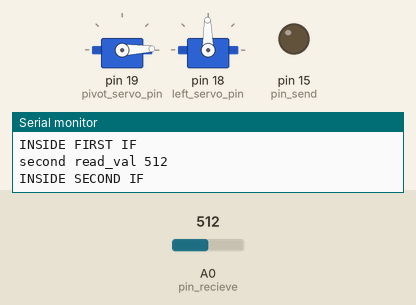
Simulated run of this sketch. Board: Arduino Uno, built with avr-gcc and run on an emulated ATmega328P. Shown: 2 × servo, output pins drawn as LEDs (lit = HIGH), the last lines printed to the serial monitor. Inputs (shaded band) come from the test bench; at power-on: A0 (pin_recieve) = 512.

Above: at 7.0 s.
7.1 s: A0 (pin_recieve) set to 489
At 9.1 s:
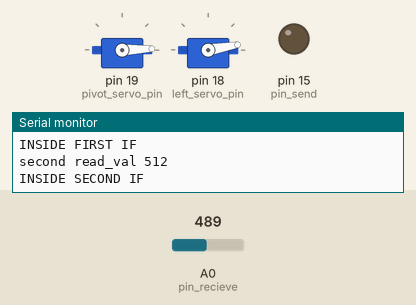
12.8 s: A0 (pin_recieve) set to 510
At 19.6 s:
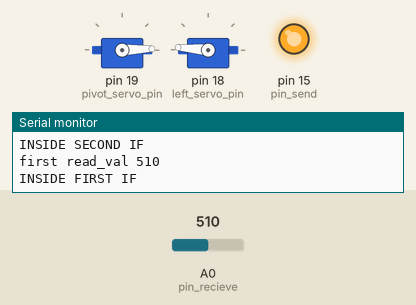
23.3 s: A0 (pin_recieve) set to 490
At 24.5 s:
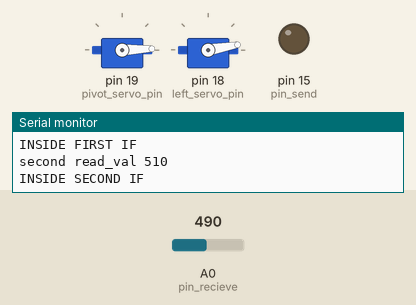
29.0 s: A0 (pin_recieve) set to 511
At 37.4 s:
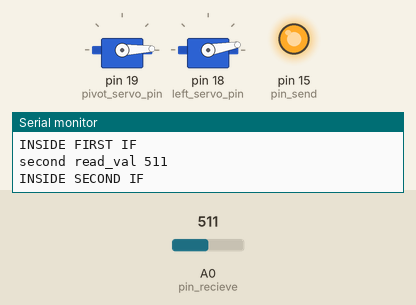
39.5 s: A0 (pin_recieve) set to 0
45.2 s: A0 (pin_recieve) set to 716
At 50.1 s:
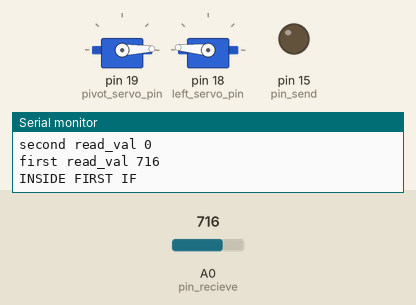
Timing chart, 0 to 56.7 s (numbered marks = the images above; inputs shaded):
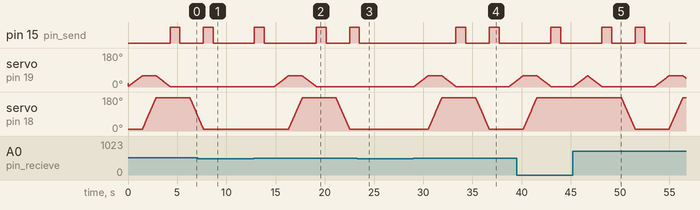

Measured:
- the behaviour switches between 501 and 500 on A0 (pin_recieve) (found by bisection; images 0 and 1)
- after the input at 7.1 s, servo on pin 19 (pivot_servo_pin): stays 2° (without the input it goes to 3° after 2.6 s); servo on pin 18 (left_servo_pin): goes on until 7.7 s, then stays 10°
- after the input at 12.8 s, pin 15 (pin_send): goes HIGH 1.0 s, LOW 5.3 s, HIGH 1.0 s, LOW 2.4 s, then HIGH, starting after 0.05 s; servo on pin 19 (pivot_servo_pin): rises from 2° to 60° in 1.4 s, then falls to 2° in 2.8 s; servo on pin 18 (left_servo_pin): rises from 10° to 175° in 1.4 s, then falls to 10° in 4.8 s
- after the input at 23.3 s, servo on pin 19 (pivot_servo_pin): stays 2° (without the input it goes to 3° after 1.2 s); servo on pin 18 (left_servo_pin): stays 10° (without the input it goes to 13° after 2.7 s)
- after the input at 29.0 s, pin 15 (pin_send): alternates HIGH for 1.0 s and LOW for 2.4 s, starting after 4.3 s; servo on pin 18 (left_servo_pin): rises from 10° to 175° in 1.4 s, then falls to 10° in 4.8 s
- by itself, servo on pin 18 (left_servo_pin): rises from 10° to 175° in 1.4 s, then falls to 79° in 4.3 s

The sketch:

grant_sunil_s_servo_code.ino
```cpp
//start
#include <Servo.h>
int pivot_flag=0;
unsigned long currentMillis = 0;
unsigned long previousMillis = 0;
unsigned long millistimer = 50;//50,500


int pivot_servo_pin = 19;
int left_servo_pin = 18;
int pin_recieve = 14;
int pin_send = 15;

void Pivot_Movement();
void timer_delay();


Servo pivot_servo;
Servo left_servo;


void setup(){
  Serial.begin(9600);

  pivot_servo.attach(pivot_servo_pin);
  left_servo.attach(left_servo_pin);

  pinMode(pivot_servo_pin,OUTPUT);
  pinMode(left_servo_pin,OUTPUT);
  pinMode(pin_send,OUTPUT);
  pinMode(pin_recieve,INPUT);

  digitalWrite(pin_send,LOW);

  pivot_servo.write(20);
  left_servo.write(10);

}


int pivot_angle=2;//20
int left_angle=10;

int read_val;
int bool_stop = 0;
void loop(){


  //if(1){
  //if(digitalRead(pin_recieve)==HIGH){
  //if (bool_stop == 0){
  read_val = analogRead(pin_recieve);
  Serial.print("first read_val " );
  Serial.println(read_val);

  if (read_val > 500){//126
  Serial.println("INSIDE FIRST IF");
  Pivot_Movement();
  digitalWrite(pin_send,HIGH);
  timer_delay(1000);
  digitalWrite(pin_send,LOW);
  timer_delay(1000);
  }
  //bool_stop = 1;
  //}//if bool_stop

  //if(1){
  //if(digitalRead(pin_recieve)==HIGH){
  //if (bool_stop == 1){
  read_val = analogRead(pin_recieve);
  Serial.print("second read_val " );
  Serial.println(read_val);

  if(read_val > 500){//126
  Serial.println("INSIDE SECOND IF");
  //Pivot_actual_inverse();
  Pivot_Movement_inverse();
  digitalWrite(pin_send,HIGH);
  timer_delay(1000);
  digitalWrite(pin_send,LOW);
  timer_delay(1000);
  }
  //bool_stop = 0;

  //}//bool_stop


}


void timer_delay(unsigned long ms){
currentMillis=millis();
previousMillis=currentMillis;
while(currentMillis-previousMillis<ms){currentMillis=millis();}
}


void Pivot_Movement(){
while (pivot_angle<60){
  timer_delay(25);
  pivot_angle=pivot_angle+1;
  pivot_servo.write(pivot_angle);
  left_servo.write(left_angle);
}//end of while

while (left_angle<175){
currentMillis = millis();
  timer_delay(25);
  left_angle=left_angle+3;
  pivot_servo.write(pivot_angle);
  left_servo.write(left_angle);
  }//end of while

while (pivot_angle>2){
  timer_delay(25);
  pivot_angle=pivot_angle-1;
  pivot_servo.write(pivot_angle);
  left_servo.write(left_angle);

}
}//end of func


void Pivot_actual_inverse(){
while (pivot_angle<60){
  timer_delay(25);
  pivot_angle=pivot_angle+1;
  pivot_servo.write(pivot_angle);
  left_servo.write(left_angle);
}//end of while

while (left_angle>10){
currentMillis = millis();
  timer_delay(25);
  left_angle=left_angle-3;
  pivot_servo.write(pivot_angle);
  left_servo.write(left_angle);
  }//end of while


while (pivot_angle>2){
  timer_delay(25);
  pivot_angle=pivot_angle-1;
  pivot_servo.write(pivot_angle);
  left_servo.write(left_angle);

}
}//end of func

//left is pi
void Pivot_Movement_inverse(){

while (left_angle>10){
currentMillis = millis();
  timer_delay(25);
  left_angle=left_angle-3;
  pivot_servo.write(pivot_angle);
  left_servo.write(left_angle);
  }//end of while


}//end of func
```
